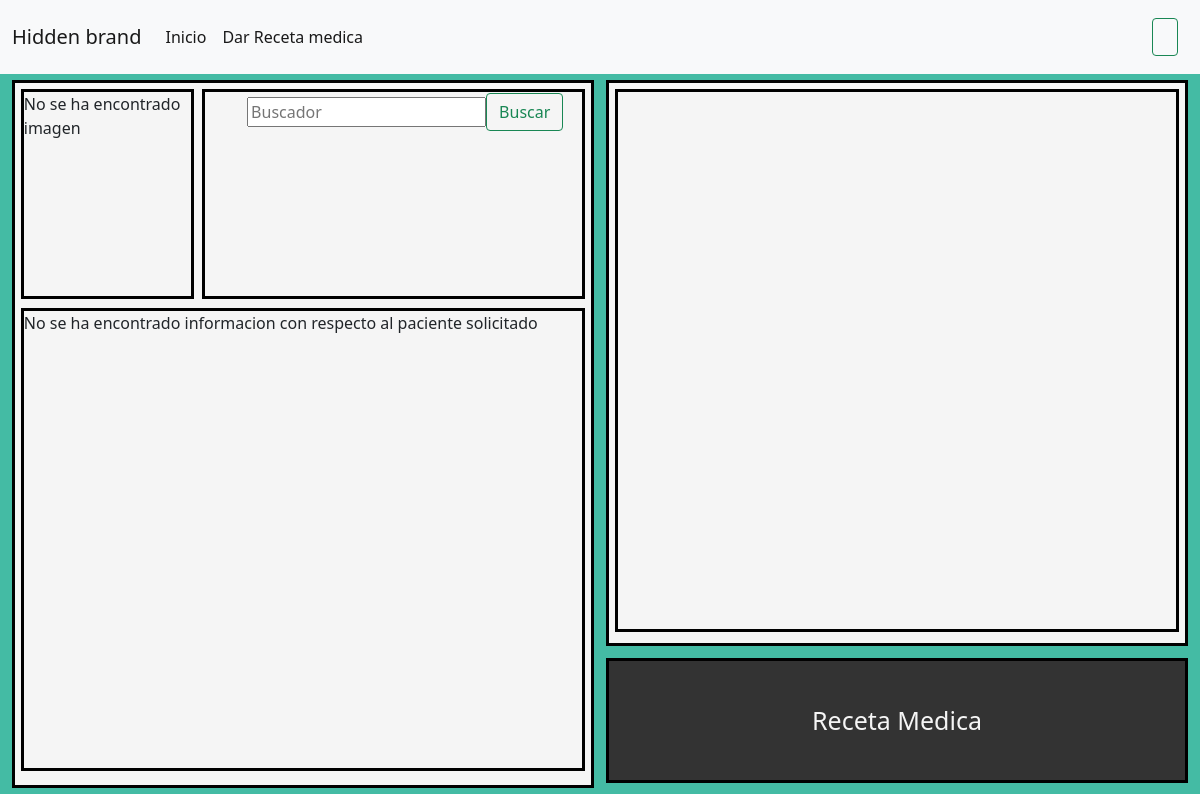
Page /medico_home/ on the earlier database version.
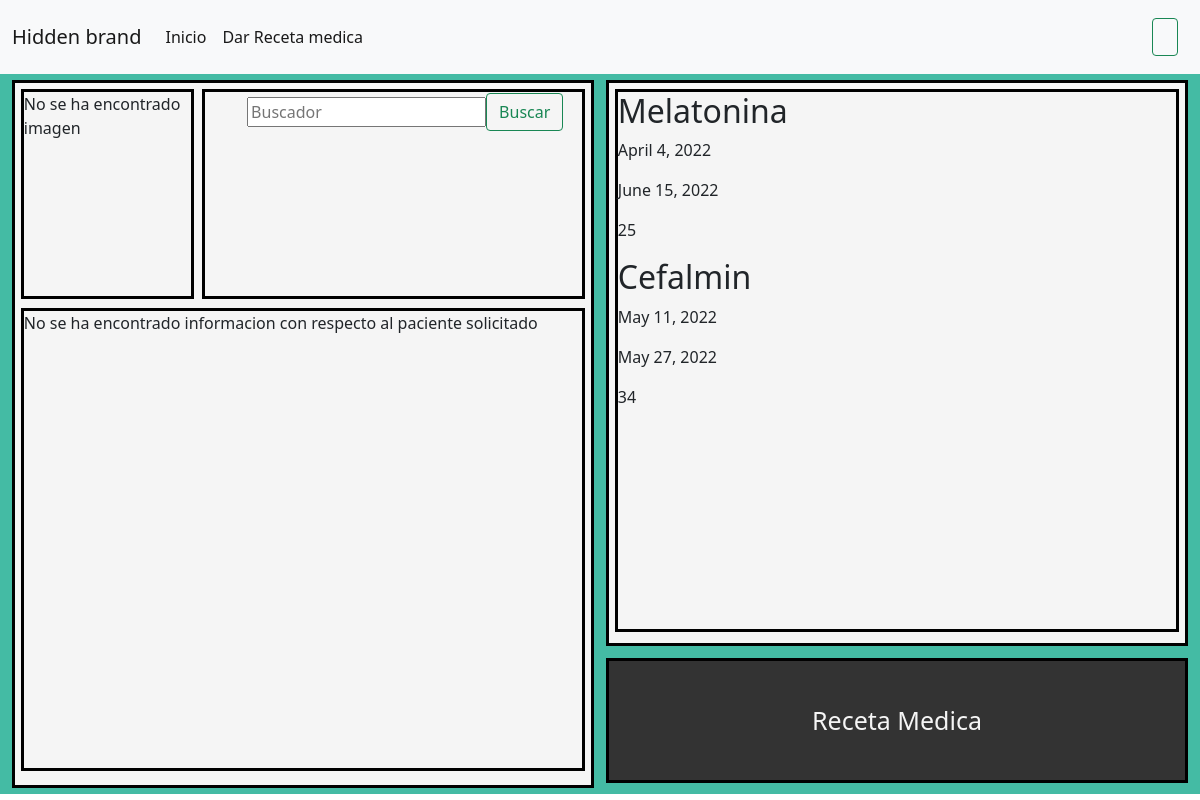
Same page on the later database version.
### polls/models.py (models this page shows, shortened)
class Medicamento(models.Model):
    nombre_medicamento = models.CharField(max_length=25)
    fecha_elab_medicamento = models.DateField(null=True)
    fecha_venc_medicamento = models.DateField(null=True)
    cantidad_medicamento = models.CharField(max_length=4)

### polls/views.py (the view)
# urls.py: path('medico_home/', views.medico_home, name='medico_home'),
def medico_home(request):
    buscar_paciente = request.GET.get('buscador_paciente')
    medicamento = Medicamento.objects.all()
    paciente = Paciente.objects.all()
    verif = False
    if buscar_paciente and Paciente.objects.filter(Q(run_paciente = buscar_paciente)):
        paciente = Paciente.objects.filter(Q(run_paciente = buscar_paciente))
        verif = True
    data = {
        'paciente':paciente,
        'medicamento': medicamento,
        'verif':verif
    }
    return render(request, 'medico/medico_home.html', data)

### polls/templates/medico/medico_home.html (shortened to what this page needs)
{% extends 'base/base.html' %}
{% load static %}
{% block styles %}
<link rel="stylesheet" href="{% static 'styles/farm_home.css' %}?{% now 'U' %}">
<link rel="stylesheet" href="{% static 'styles/medico_home.css' %}?{% now 'U' %}">
{% endblock %}
{% block link0 %}
<a class="nav-link active" aria-current="page" href="{% url 'medico_home' %}">Inicio</a>
{% endblock %}
{% block link2 %}
<a class="nav-link active" aria-current="page" href="{% url 'medico_receta_medica' %}">Dar Receta medica</a>
{% endblock %}
{% block main %}
  <div class='box_paciente'>
    <div class='buscador_paciente'>
      <form class="d-flex" method='GET' action='{% url 'medico_home' %}'>
        <input name='buscador_paciente' type='search' placeholder='Buscador'>
        <button class="btn btn-outline-success" type="submit">Buscar</button>
      </form>
    </div>
    {% if verif %}
      {% for p in paciente %}
      <div class='img_paciente'>
        <img src='{{ p.img_paciente.url }}' width='100%' height='100%'>
      </div>
      <div class='informacion_paciente'>
        <h2>{{ p.run_paciente }}</h2>
        <h2>{{ p.dv_paciente }}</h2>
        <h2>{{ p.nombre_paciente }}</h2>
        <h2>{{ p.apellido_paciente }}</h2>
        <h2>{{ p.edad_paciente }}</h2>
        <h2>{{ p.sexo_paciente }}</h2>
        <h2>{{ p.direccion_paciente }}</h2>
        <h2>{{ p.mail_paciente }}</h2>
        <h2>{{ p.numero_telefonico }}</h2>
      </div>
      {% endfor %}
    {% else %}
      <div class='img_paciente'>
        <p>No se ha encontrado imagen</p>
      </div>
      <div class='informacion_paciente'>
        <p>No se ha encontrado informacion con respecto al paciente solicitado</p>
      </div>
    {% endif %}
  </div>
  <div class='box_stock'>
    <div class='informacion_stock'>
      {% for s in medicamento %}
      <h2>{{ s.nombre_medicamento }}</h2>
      <p>{{ s.fecha_elab_medicamento }}</p>
      <p>{{ s.fecha_venc_medicamento }}</p>
      <p>{{ s.cantidad_medicamento }}</p>
      {% endfor %}
    </div>
  </div>
  <div class='hacer_receta_medica'>
    <a href="{% url 'medico_receta_medica' %}">Receta Medica</a>
  </div>
{% endblock %}

Differences in the rows shown:
added Medicamento: nombre_medicamento "Melatonina", fecha_elab_medicamento "April 4, 2022", fecha_venc_medicamento "June 15, 2022", cantidad_medicamento "25"
added Medicamento: nombre_medicamento "Cefalmin", fecha_elab_medicamento "May 11, 2022", fecha_venc_medicamento "May 27, 2022", cantidad_medicamento "34"
